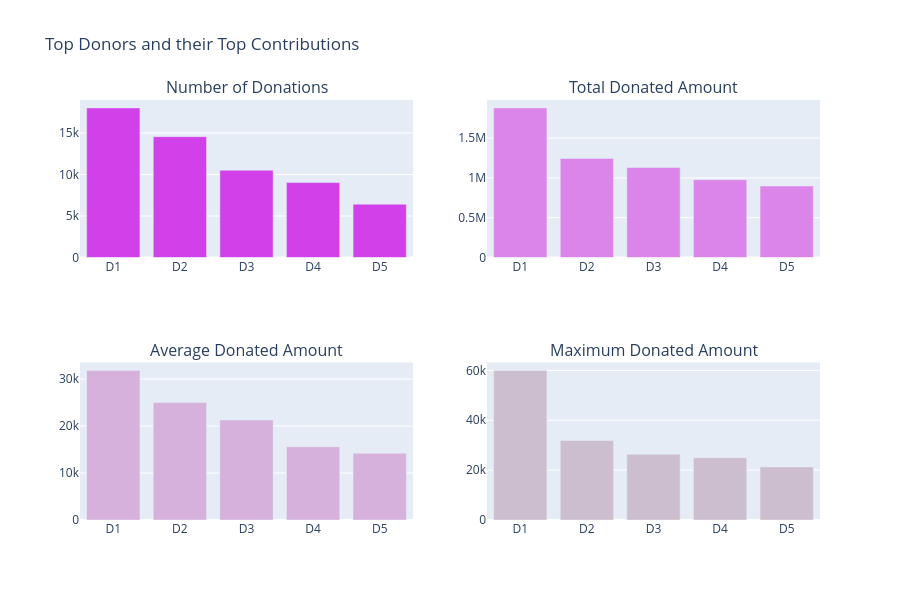

The cell this chart's notebook holds for it:
### Markdown cell above
> * **Proyectos Principales** > * En la historia de DonorsChoose, diferentes proyectos han recibido un número muy variable de donaciones, que van desde tan solo 1 hasta un máximo de 800 donaciones. El número máximo de donaciones realizadas a un solo proyecto es igual a 863. Este fue un proyecto liderado por un profesor y su título fue "**Vallecito StandUpKids Pilot Standing School!**" (mostrado como Pa1 en el primer gráfico). Se financió un monto total equivalente a **USD 108,248.30** para este proyecto y se completó su financiamiento el 26 de agosto de 2015.    
> * Existen otros tres proyectos que cuentan con un número muy grande de donaciones (mayor a 600). 
> * En noviembre de 2016, se inició un proyecto titulado "**Varsity and After-School Fencing Teams in NYC**" (mostrado como Pc1 en el segundo gráfico) y registró un total de 18 donaciones. Este proyecto tuvo el promedio más alto por donante, equivalente a **USD 1,850**.  
> * En el proyecto titulado "**Learning to Play While Playing to Learn!**" (mostrado como Pd1 en el cuarto gráfico), se aportó un monto de donación única de **USD 60,000**, el cual representa la donación individual más alta en toda la historia de DonorsChoose.   

## <a id="3.3">3.3 ¿Quiénes son los Donantes Principales?</a>

Vamos a identificar a los donantes que realizaron las contribuciones más destacadas y sus valores. Es decir:

* **3.3.1** Donantes que han realizado el mayor número de donaciones  
* **3.3.2** Donantes que han financiado los Mayores Montos Totales   
* **3.3.3** Donantes que financian los Mayores Montos Promedios en donaciones únicas  
* **3.3.4** Donantes que han financiado el Monto Máximo de Donación Única

### Code cell
# Which Projects Had the maximum Donations 

tempdf = donations_df.groupby('Donor ID').agg({'Donor ID' : 'count', 'Donation Amount' : 'sum'}).rename(columns={'Donor ID' : "Total Donations", 'Donation Amount' : "Total Amount"}).reset_index()
tempdf['Average Donation Amount'] = tempdf['Total Amount'] / tempdf['Total Donations']

tempdf1 = tempdf.sort_values(by=['Total Donations'], ascending=[False])
x = tempdf1.head(5)['Donor ID']
x = ["D"+str(i+1) for i in range(len(x))]
y = tempdf1.head(5)['Total Donations']
tr1 = bar_ver_noagg(x, y, 'Total Donations', '#d141ea', lm=None, rt=True)

tempdf1 = tempdf.sort_values(by=['Total Amount'], ascending=[False])
x = tempdf1.head(5)['Donor ID']
x = ["D"+str(i+1) for i in range(len(x))]
y = tempdf1.head(5)['Total Amount']
tr2 = bar_ver_noagg(x, y, 'Average Donations', '#db85ea', lm=None, rt=True)

tempdf1 = tempdf.sort_values(by=['Average Donation Amount'], ascending=[False])
x = tempdf1.head(5)['Donor ID']
x = ["D"+str(i+1) for i in range(len(x))]
y = tempdf1.head(5)['Average Donation Amount']
tr3 = bar_ver_noagg(x, y, 'Average Donations', '#d5b1db', lm=None, rt=True)

tempdf = donations_df.groupby('Donor ID').agg({'Donor ID' : 'count', 'Donation Amount' : 'max'}).rename(columns={'Donor ID' : "Total Donations", 'Donation Amount' : "Maximum Donations"}).reset_index()
tempdf1 = tempdf.sort_values(by=['Maximum Donations'], ascending=[False])
x = tempdf1.head(5)['Donor ID']
x = ["D"+str(i+1) for i in range(len(x))]
y = tempdf1.head(5)['Maximum Donations']
tr4 = bar_ver_noagg(x, y, 'Maximum Donations', '#ccbece', lm=None, rt=True)

fig = tools.make_subplots(rows=2, cols=2, print_grid=False, subplot_titles = ['Number of Donations', "Total Donated Amount", 'Average Donated Amount', 'Maximum Donated Amount'])
fig.append_trace(tr1, 1, 1);
fig.append_trace(tr2, 1, 2);
fig.append_trace(tr3, 2, 1);
fig.append_trace(tr4, 2, 2);

fig['layout'].update(height=600, showlegend=False, title='Top Donors and their Top Contributions');
iplot(fig);

### Figure 1 — Plotly figure (JSON) as saved in the notebook; plotly's stock layout.template omitted (floating-point values rounded to 4 significant figures)
{"data": [{"marker": {"color": "#d141ea"}, "type": "bar", "x": ["D1", "D2", "D3", "D4", "D5"], "xaxis": "x", "y": [18035, 14565, 10515, 9029, 6427], "yaxis": "y"}, {"marker": {"color": "#db85ea"}, "type": "bar", "x": ["D1", "D2", "D3", "D4", "D5"], "xaxis": "x2", "y": [1880000.0, 1244000.0, 1131000.0, 977600.0, 897400.0], "yaxis": "y2"}, {"marker": {"color": "#d5b1db"}, "type": "bar", "x": ["D1", "D2", "D3", "D4", "D5"], "xaxis": "x3", "y": [31860.0, 25000.0, 21300.0, 15600.0, 14200.0], "yaxis": "y3"}, {"marker": {"color": "#ccbece"}, "type": "bar", "x": ["D1", "D2", "D3", "D4", "D5"], "xaxis": "x4", "y": [60000.0, 31860.0, 26370.0, 25000.0, 21300.0], "yaxis": "y4"}], "layout": {"annotations": [{"font": {"size": 16}, "showarrow": false, "text": "Number of Donations", "x": 0.225, "xanchor": "center", "xref": "paper", "y": 1, "yanchor": "bottom", "yref": "paper"}, {"font": {"size": 16}, "showarrow": false, "text": "Total Donated Amount", "x": 0.775, "xanchor": "center", "xref": "paper", "y": 1, "yanchor": "bottom", "yref": "paper"}, {"font": {"size": 16}, "showarrow": false, "text": "Average Donated Amount", "x": 0.225, "xanchor": "center", "xref": "paper", "y": 0.375, "yanchor": "bottom", "yref": "paper"}, {"font": {"size": 16}, "showarrow": false, "text": "Maximum Donated Amount", "x": 0.775, "xanchor": "center", "xref": "paper", "y": 0.375, "yanchor": "bottom", "yref": "paper"}], "height": 600, "showlegend": false, "title": {"text": "Top Donors and their Top Contributions"}, "xaxis": {"anchor": "y", "domain": [0, 0.45]}, "xaxis2": {"anchor": "y2", "domain": [0.55, 1]}, "xaxis3": {"anchor": "y3", "domain": [0, 0.45]}, "xaxis4": {"anchor": "y4", "domain": [0.55, 1]}, "yaxis": {"anchor": "x", "domain": [0.625, 1]}, "yaxis2": {"anchor": "x2", "domain": [0.625, 1]}, "yaxis3": {"anchor": "x3", "domain": [0, 0.375]}, "yaxis4": {"anchor": "x4", "domain": [0, 0.375]}}}
